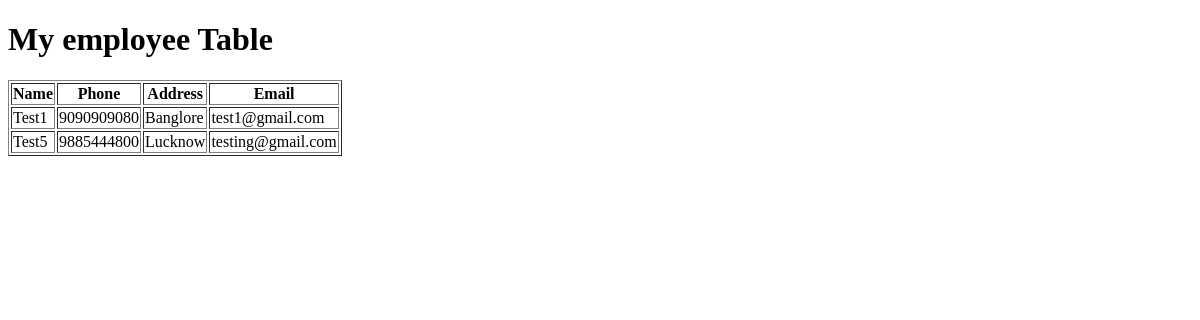
The page /empapp/disp/ on the database as committed earlier.
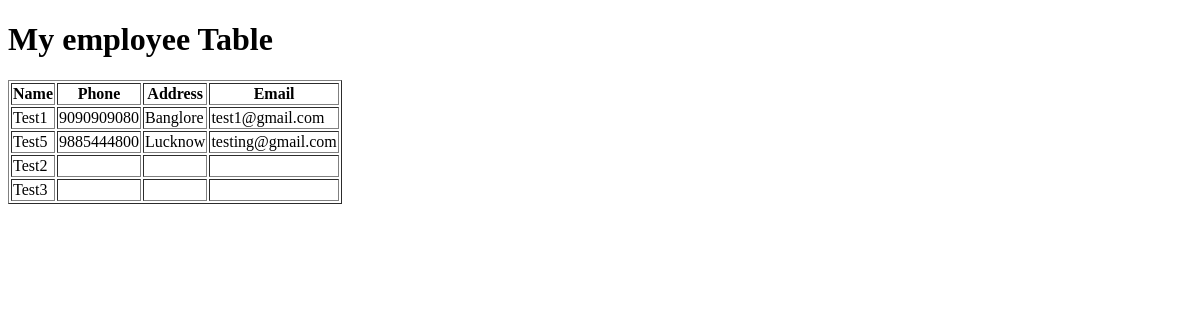
The same page on the database as committed later.
### empapp/models.py (models this page shows, shortened)
class Employee(models.Model):
    name = models.CharField(max_length=50)
    emp_id = models.IntegerField()

class EmployeeProfile(models.Model):
    employee = models.OneToOneField(Employee,on_delete=models.CASCADE)
    phone = models.CharField(max_length=10)
    email = models.EmailField()
    adress = models.CharField(max_length=100)

### empapp/views.py (the view)
# urls.py: path('disp/',display,name='display'),
def display(request):
    employee = Employee.objects.all()
    context = {'employees': employee}
    return render(request,'employee.html',context)

### empapp/templates/employee.html (shortened to what this page needs)
<!DOCTYPE html>
<html lang="en">
<head>
</head>
<body>
    <h1>My employee Table</h1>
    <table border="1">
        <tr>
            <th>Name</th>
            <th>Phone</th>
            <th>Address</th>
            <th>Email</th>
        </tr>
        {% for emp in employees%}
        <tr>
            <td>{{emp.name}}</td>
            <td>{{emp.employeeprofile.phone}}</td>
            <td>{{emp.employeeprofile.adress}}</td>
            <td>{{emp.employeeprofile.email}}</td>
        </tr>
        {% endfor %}
    </table>
</body>
</html>

Rows that differ between the two databases and show on the page:
added Employee: name "Test2"
added Employee: name "Test3"
